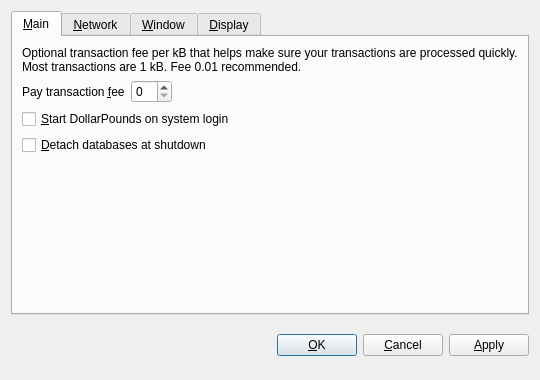
<?xml version="1.0" encoding="UTF-8"?>
<ui version="4.0">
 <class>OptionsDialog</class>
 <widget class="QDialog" name="OptionsDialog">
  <property name="geometry">
   <rect>
    <x>0</x>
    <y>0</y>
    <width>540</width>
    <height>380</height>
   </rect>
  </property>
  <property name="windowTitle">
   <string>Options</string>
  </property>
  <property name="modal">
   <bool>true</bool>
  </property>
  <layout class="QVBoxLayout" name="verticalLayout">
   <item>
    <widget class="QTabWidget" name="tabWidget">
     <property name="tabPosition">
      <enum>QTabWidget::North</enum>
     </property>
     <property name="currentIndex">
      <number>0</number>
     </property>
     <widget class="QWidget" name="tabMain">
      <attribute name="title">
       <string>&amp;Main</string>
      </attribute>
      <layout class="QVBoxLayout" name="verticalLayout_Main">
       <item>
        <widget class="QLabel" name="transactionFeeInfoLabel">
         <property name="text">
          <string>Optional transaction fee per kB that helps make sure your transactions are processed quickly. Most transactions are 1 kB. Fee 0.01 recommended.</string>
         </property>
         <property name="textFormat">
          <enum>Qt::PlainText</enum>
         </property>
         <property name="wordWrap">
          <bool>true</bool>
         </property>
        </widget>
       </item>
       <item>
        <layout class="QHBoxLayout" name="horizontalLayout_Main">
         <item>
          <widget class="QLabel" name="transactionFeeLabel">
           <property name="text">
            <string>Pay transaction &amp;fee</string>
           </property>
           <property name="textFormat">
            <enum>Qt::PlainText</enum>
           </property>
           <property name="buddy">
            <cstring>transactionFee</cstring>
           </property>
          </widget>
         </item>
         <item>
          <widget class="BitcoinAmountField" name="transactionFee"/>
         </item>
         <item>
          <spacer name="horizontalSpacer_Main">
           <property name="orientation">
            <enum>Qt::Horizontal</enum>
           </property>
           <property name="sizeHint" stdset="0">
            <size>
             <width>40</width>
             <height>20</height>
            </size>
           </property>
          </spacer>
         </item>
        </layout>
       </item>
       <item>
        <widget class="QCheckBox" name="bitcoinAtStartup">
         <property name="toolTip">
          <string>Automatically start DollarPounds after logging in to the system.</string>
         </property>
         <property name="text">
          <string>&amp;Start DollarPounds on system login</string>
         </property>
        </widget>
       </item>
       <item>
        <widget class="QCheckBox" name="detachDatabases">
         <property name="toolTip">
          <string>Detach block and address databases at shutdown. This means they can be moved to another data directory, but it slows down shutdown. The wallet is always detached.</string>
         </property>
         <property name="text">
          <string>&amp;Detach databases at shutdown</string>
         </property>
        </widget>
       </item>
       <item>
        <spacer name="verticalSpacer_Main">
         <property name="orientation">
          <enum>Qt::Vertical</enum>
         </property>
         <property name="sizeHint" stdset="0">
          <size>
           <width>20</width>
           <height>40</height>
          </size>
         </property>
        </spacer>
       </item>
      </layout>
     </widget>
     <widget class="QWidget" name="tabNetwork">
      <attribute name="title">
       <string>&amp;Network</string>
      </attribute>
      <layout class="QVBoxLayout" name="verticalLayout_Network">
       <item>
        <widget class="QCheckBox" name="mapPortUpnp">
         <property name="toolTip">
          <string>Automatically open the DollarPounds client port on the router. This only works when your router supports UPnP and it is enabled.</string>
         </property>
         <property name="text">
          <string>Map port using &amp;UPnP</string>
         </property>
        </widget>
       </item>
       <item>
        <widget class="QCheckBox" name="connectSocks">
         <property name="toolTip">
          <string>Connect to the DollarPounds network through a SOCKS proxy (e.g. when connecting through Tor).</string>
         </property>
         <property name="text">
          <string>&amp;Connect through SOCKS proxy:</string>
         </property>
        </widget>
       </item>
       <item>
        <layout class="QHBoxLayout" name="horizontalLayout_Network">
         <item>
          <widget class="QLabel" name="proxyIpLabel">
           <property name="text">
            <string>Proxy &amp;IP:</string>
           </property>
           <property name="textFormat">
            <enum>Qt::PlainText</enum>
           </property>
           <property name="buddy">
            <cstring>proxyIp</cstring>
           </property>
          </widget>
         </item>
         <item>
          <widget class="QValidatedLineEdit" name="proxyIp">
           <property name="maximumSize">
            <size>
             <width>140</width>
             <height>16777215</height>
            </size>
           </property>
           <property name="toolTip">
            <string>IP address of the proxy (e.g. 127.0.0.1)</string>
           </property>
          </widget>
         </item>
         <item>
          <widget class="QLabel" name="proxyPortLabel">
           <property name="text">
            <string>&amp;Port:</string>
           </property>
           <property name="textFormat">
            <enum>Qt::PlainText</enum>
           </property>
           <property name="buddy">
            <cstring>proxyPort</cstring>
           </property>
          </widget>
         </item>
         <item>
          <widget class="QLineEdit" name="proxyPort">
           <property name="maximumSize">
            <size>
             <width>55</width>
             <height>16777215</height>
            </size>
           </property>
           <property name="toolTip">
            <string>Port of the proxy (e.g. 9050)</string>
           </property>
          </widget>
         </item>
         <item>
          <widget class="QLabel" name="socksVersionLabel">
           <property name="text">
            <string>SOCKS &amp;Version:</string>
           </property>
           <property name="textFormat">
            <enum>Qt::PlainText</enum>
           </property>
           <property name="buddy">
            <cstring>socksVersion</cstring>
           </property>
          </widget>
         </item>
         <item>
          <widget class="QValueComboBox" name="socksVersion">
           <property name="toolTip">
            <string>SOCKS version of the proxy (e.g. 5)</string>
           </property>
          </widget>
         </item>
         <item>
          <spacer name="horizontalSpacer_Network">
           <property name="orientation">
            <enum>Qt::Horizontal</enum>
           </property>
           <property name="sizeHint" stdset="0">
            <size>
             <width>40</width>
             <height>20</height>
            </size>
           </property>
          </spacer>
         </item>
        </layout>
       </item>
       <item>
        <spacer name="verticalSpacer_Network">
         <property name="orientation">
          <enum>Qt::Vertical</enum>
         </property>
         <property name="sizeHint" stdset="0">
          <size>
           <width>20</width>
           <height>40</height>
          </size>
         </property>
        </spacer>
       </item>
      </layout>
     </widget>
     <widget class="QWidget" name="tabWindow">
      <attribute name="title">
       <string>&amp;Window</string>
      </attribute>
      <layout class="QVBoxLayout" name="verticalLayout_Window">
       <item>
        <widget class="QCheckBox" name="minimizeToTray">
         <property name="toolTip">
          <string>Show only a tray icon after minimizing the window.</string>
         </property>
         <property name="text">
          <string>&amp;Minimize to the tray instead of the taskbar</string>
         </property>
        </widget>
       </item>
       <item>
        <widget class="QCheckBox" name="minimizeOnClose">
         <property name="toolTip">
          <string>Minimize instead of exit the application when the window is closed. When this option is enabled, the application will be closed only after selecting Quit in the menu.</string>
         </property>
         <property name="text">
          <string>M&amp;inimize on close</string>
         </property>
        </widget>
       </item>
       <item>
        <spacer name="verticalSpacer_Window">
         <property name="orientation">
          <enum>Qt::Vertical</enum>
         </property>
         <property name="sizeHint" stdset="0">
          <size>
           <width>20</width>
           <height>40</height>
          </size>
         </property>
        </spacer>
       </item>
      </layout>
     </widget>
     <widget class="QWidget" name="tabDisplay">
      <attribute name="title">
       <string>&amp;Display</string>
      </attribute>
      <layout class="QVBoxLayout" name="verticalLayout_Display">
       <item>
        <layout class="QHBoxLayout" name="horizontalLayout_1_Display">
         <item>
          <widget class="QLabel" name="langLabel">
           <property name="text">
            <string>User Interface &amp;language:</string>
           </property>
           <property name="textFormat">
            <enum>Qt::PlainText</enum>
           </property>
           <property name="buddy">
            <cstring>lang</cstring>
           </property>
          </widget>
         </item>
         <item>
          <widget class="QValueComboBox" name="lang">
           <property name="toolTip">
            <string>The user interface language can be set here. This setting will take effect after restarting DollarPounds.</string>
           </property>
          </widget>
         </item>
        </layout>
       </item>
       <item>
        <layout class="QHBoxLayout" name="horizontalLayout_2_Display">
         <item>
          <widget class="QLabel" name="unitLabel">
           <property name="text">
            <string>&amp;Unit to show amounts in:</string>
           </property>
           <property name="textFormat">
            <enum>Qt::PlainText</enum>
           </property>
           <property name="buddy">
            <cstring>unit</cstring>
           </property>
          </widget>
         </item>
         <item>
          <widget class="QValueComboBox" name="unit">
           <property name="toolTip">
            <string>Choose the default subdivision unit to show in the interface and when sending coins.</string>
           </property>
          </widget>
         </item>
        </layout>
       </item>
       <item>
        <widget class="QCheckBox" name="displayAddresses">
         <property name="toolTip">
          <string>Whether to show DollarPounds addresses in the transaction list or not.</string>
         </property>
         <property name="text">
          <string>&amp;Display addresses in transaction list</string>
         </property>
        </widget>
       </item>
       <item>
        <spacer name="verticalSpacer_Display">
         <property name="orientation">
          <enum>Qt::Vertical</enum>
         </property>
         <property name="sizeHint" stdset="0">
          <size>
           <width>20</width>
           <height>40</height>
          </size>
         </property>
        </spacer>
       </item>
      </layout>
     </widget>
    </widget>
   </item>
   <item>
    <layout class="QHBoxLayout" name="horizontalLayout_Buttons">
     <item>
      <spacer name="horizontalSpacer_1">
       <property name="orientation">
        <enum>Qt::Horizontal</enum>
       </property>
       <property name="sizeHint" stdset="0">
        <size>
         <width>40</width>
         <height>48</height>
        </size>
       </property>
      </spacer>
     </item>
     <item>
      <widget class="QLabel" name="statusLabel">
       <property name="font">
        <font>
         <weight>75</weight>
         <bold>true</bold>
        </font>
       </property>
       <property name="text">
        <string/>
       </property>
       <property name="textFormat">
        <enum>Qt::PlainText</enum>
       </property>
       <property name="wordWrap">
        <bool>true</bool>
       </property>
      </widget>
     </item>
     <item>
      <spacer name="horizontalSpacer_2">
       <property name="orientation">
        <enum>Qt::Horizontal</enum>
       </property>
       <property name="sizeHint" stdset="0">
        <size>
         <width>40</width>
         <height>48</height>
        </size>
       </property>
      </spacer>
     </item>
     <item>
      <widget class="QPushButton" name="okButton">
       <property name="text">
        <string>&amp;OK</string>
       </property>
      </widget>
     </item>
     <item>
      <widget class="QPushButton" name="cancelButton">
       <property name="text">
        <string>&amp;Cancel</string>
       </property>
       <property name="autoDefault">
        <bool>false</bool>
       </property>
      </widget>
     </item>
     <item>
      <widget class="QPushButton" name="applyButton">
       <property name="text">
        <string>&amp;Apply</string>
       </property>
       <property name="autoDefault">
        <bool>false</bool>
       </property>
      </widget>
     </item>
    </layout>
   </item>
  </layout>
 </widget>
 <customwidgets>
  <customwidget>
   <class>BitcoinAmountField</class>
   <extends>QSpinBox</extends>
   <header>bitcoinamountfield.h</header>
  </customwidget>
  <customwidget>
   <class>QValueComboBox</class>
   <extends>QComboBox</extends>
   <header>qvaluecombobox.h</header>
  </customwidget>
  <customwidget>
   <class>QValidatedLineEdit</class>
   <extends>QLineEdit</extends>
   <header>qvalidatedlineedit.h</header>
  </customwidget>
 </customwidgets>
 <resources/>
 <connections/>
</ui>
